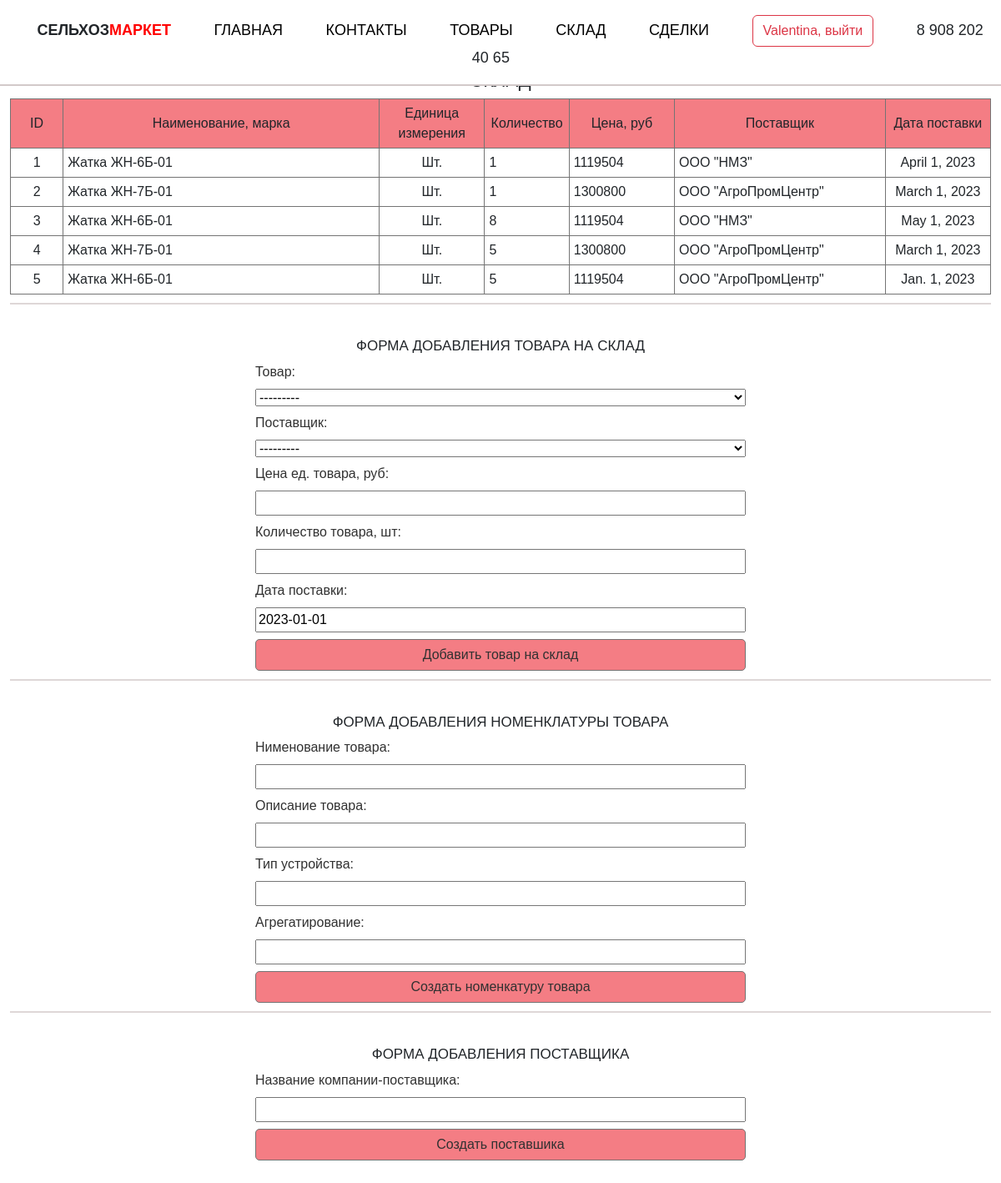
The app's page /stock (signed in) with its own data.
### example_app/models.py (models this page shows)
class Stock(models.Model):
    product = models.ForeignKey(Product, on_delete=models.CASCADE,  verbose_name='Товар', null=True)
    supplier = models.ForeignKey(Supplier, on_delete=models.CASCADE,  verbose_name='Поставщик', null=True)
    delivery_date = models.DateField(default='2023-01-01', verbose_name='Дата поставки')
    delivery_price = models.IntegerField(max_length=20,verbose_name='Цена ед. товара, руб')
    quantity_product = models.IntegerField(verbose_name='Количество товара, шт')
    def __str__(self):
        return str(self.product)

class Product(models.Model):
    name = models.CharField(max_length=20, verbose_name='Нименование товара',)
    description = models.CharField(max_length=1000, verbose_name='Описание товара')
    type = models.CharField(max_length=50, verbose_name='Тип устройства')
    аggregation = models.CharField(max_length=500, verbose_name='Агрегатирование')
    def __str__(self):  # чтобы при выборе группы виделось только имя
        return self.name

class Supplier(models.Model):
    name = models.CharField(max_length=20, verbose_name='Название компании-поставщика')
    def __str__(self):
        return self.name

### example_app/views.py (the view)
# urls.py: path('stock', stock),
def stock(request):
    product = Product.objects.all()
    print(product) # вывод продукта в консоль
    productForm = ProductForm()  # переменная для вывода формы на странице сайта из файла forms.py
    supplier = Supplier.objects.all()
    print(supplier)
    supplierForm = SupplierForm()
    stock = Stock.objects.all()
    print(stock)
    stockForm = StockForm()
    data = {'header': 'Склад',
            'list': [],
            'product':product,
            'supplier': supplier,
            'stock': stock,
            'productForm': productForm,
            'supplierForm': supplierForm,
            'stockForm': stockForm,
            }
    return render(request, 'example_app/stock.html', context=data)

### example_app/forms.py
class ProductForm(forms.ModelForm):# формa на основе модели
    class Meta:
        model = Product
        fields = ['name','description','type','аggregation']

class SupplierForm(forms.ModelForm): # формa на основе модели
    class Meta:
        model = Supplier
        fields = ['name']

### example_app/templates/example_app/stock.html (shortened to what this page needs)
{% extends 'example_app/base.html' %}
{% load static %}
{% block table %}
{% if stock.count > 0 %}
<table align="center">
    <tr style="background-color: #f47d84; text-align: center;">
        <td style="width:5%">ID</td>
        <td style="width:30%">Наименование, марка</td>
        <td style="width:10%">Единица измерения</td>
        <td style="width:5%">Количество</td>
        <td style="width:10%">Цена, руб</td>
        <td style="width:20%">Поставщик</td>
        <td style="width:10%">Дата поставки</td>
    </tr>
    {% for s in stock %}
    <tr>
        <td style="text-align: center;">{{s.id}}</td>
        <td>{{s.product}}</td>
        <td style="text-align: center;">Шт.</td>
        <td>{{s.quantity_product}}</td>
        <td>{{s.delivery_price}}</td>
        <td>{{s.supplier}}</td>
        <td style="text-align: center;">{{s.delivery_date}}</td>
    </tr>
    {% endfor %}
</table>
{% else %}
<h2>Нет записи в таблице "Склад"</h2>
{% endif %}
{% endblock table %}
{% block form %}
{% if user.is_authenticated %}
<h2>ФОРМА ДОБАВЛЕНИЯ ТОВАРА НА СКЛАД</h2>
<form method="post" action="stock_add">
    <div class='d-grid gap-2 col-6 mx-auto'>
        {{stockForm}}
        <input class='batton' type='submit' value='Добавить товар на склад'>
    </div>
</form>
<h2>ФОРМА ДОБАВЛЕНИЯ НОМЕНКЛАТУРЫ ТОВАРА</h2>
<form method="post" action="products_create">
    <div class='d-grid gap-2 col-6 mx-auto'>
        {{productForm}}
        <input class='batton' type="submit" value="Создать номенкатуру товара">
    </div>
</form>
<form method="post" action="supplier_create">
    <h2>ФОРМА ДОБАВЛЕНИЯ ПОСТАВЩИКА</h2>
    <div class='d-grid gap-2 col-6 mx-auto'>
        {{supplierForm}}
        <input class='batton' type="submit" value="Создать поставшика">
    </div>
</form>
{% endif %}
{% endblock form %}

### example_app/templates/example_app/base.html (shortened to what this page needs)
<!DOCTYPE html>
{% load static %}
<html lang='en'>
    <head>
        <link href="https://cdn.jsdelivr.net/npm/bootstrap@5.3.0-alpha1/dist/css/bootstrap.min.css" rel="stylesheet">
        <link rel="stylesheet" href= "{% static 'css/style.css' %}">
    </head>
    <body>
        <dl class="navigate">
            <dd><b>СЕЛЬХОЗ<span class="colortext">МАРКЕТ</span></b></dd>
            <dd><a href='index'>ГЛАВНАЯ</a></dd>
            <dd><a href='contact'>КОНТАКТЫ</a></dd>
            <dd><a href='products'>ТОВАРЫ</a></dd>
            <dd><a href='stock'>СКЛАД</a></dd>
            {% if user.is_authenticated %}
            <dd><a href='deal'>СДЕЛКИ</a></dd>
            <dd><a href='logout' type="button" class="btn btn-outline-danger">{{user}}, выйти</a></dd>
            {% else %}
            <dd><a href='login' type="button" class="btn btn-outline-danger">Вход в личный кабинет</a></dd>
            {% endif %}
            <dd>8 908 202 40 65</dd>
        </dl>
        <br>
        <h1>{{header}}</h1>
        <div class="container">
            {% block table %}{% endblock table %}
            {% block form %}{% endblock form %}
        </div>
    </body>
</html>

### example_app/static/css/style.css (style rules this page uses)
body { position: relative; font-family: Helvetica, Arial, sans-serif; }
h1 { font-size: 22px; text-align: center; text-transform: uppercase; margin-top: 5%; }
h2 { font-size: 17px; text-align: center; margin-top: 10px; padding-top: 40px; text-transform: uppercase; border-top: 2px solid #ded7d7; }
.container { max-width: 1366px; margin-right: auto; margin-left: auto; padding-bottom: 30px; }
.navigate { border-bottom: 2px solid #d2c9c9; background-color: #ffffff; position: fixed; width: 100%; z-index: 999; padding: 1em; font-size: 18px; text-align: center; }
.navigate dd { display: inline; margin: 2%; list-style: none; }
.colortext { color: red; }
a { color: #000; text-decoration: none; }
table { margin-left: auto; margin-right: auto; width: 100%; border: solid #747474; border-width: 1px; }
td { border: 1px solid #747474; padding: 5px; }
label { color: #313131; font-size: 16px; font-weight: normal; }
.batton { background: #f47d84; text-align: center; padding: 6px 12px; border: 1px solid #747474; border-radius: 5px; color: #313131; }

### records on screen
Stock: id "1", product "Жатка ЖН-6Б-01", quantity_product "1", delivery_price "1119504", supplier "ООО \"НМЗ\"", delivery_date "April 1, 2023"
Stock: id "2", product "Жатка ЖН-7Б-01", quantity_product "1", delivery_price "1300800", supplier "ООО \"АгроПромЦентр\"", delivery_date "March 1, 2023"
Stock: id "3", product "Жатка ЖН-6Б-01", quantity_product "8", delivery_price "1119504", supplier "ООО \"НМЗ\"", delivery_date "May 1, 2023"
Stock: id "4", product "Жатка ЖН-7Б-01", quantity_product "5", delivery_price "1300800", supplier "ООО \"АгроПромЦентр\"", delivery_date "March 1, 2023"
Stock: id "5", product "Жатка ЖН-6Б-01", quantity_product "5", delivery_price "1119504", supplier "ООО \"АгроПромЦентр\"", delivery_date "Jan. 1, 2023"

### other values on screen
{{ user }} "Valentina"
